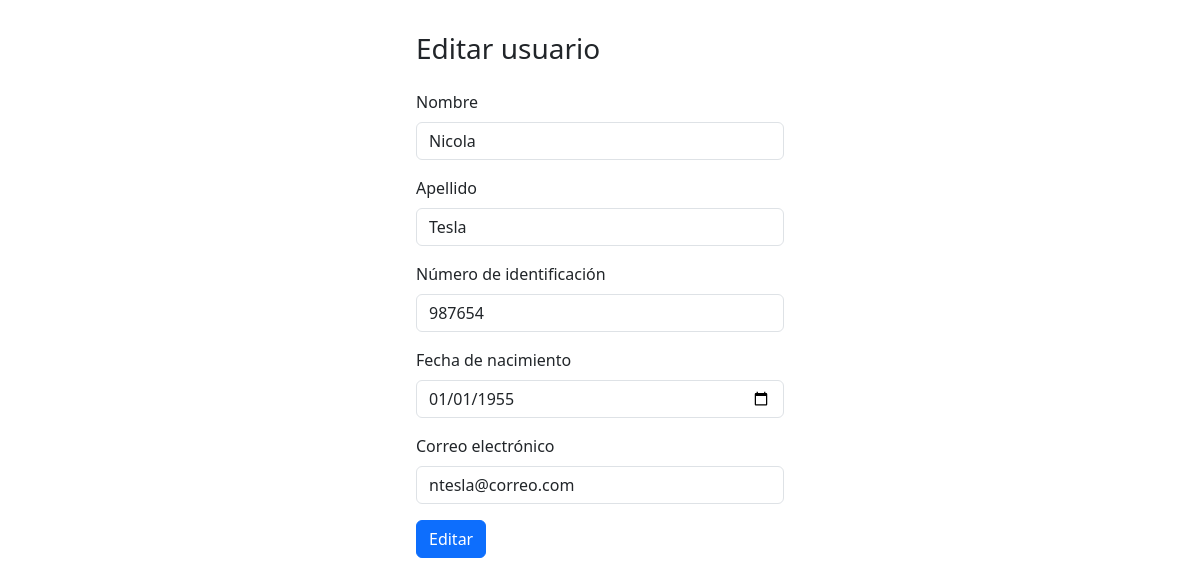
The page /editarUsuario-view.php?id=2 on the database its author committed.
### tables this page shows
CREATE TABLE `persona` (
  `id` int(11) NOT NULL,
  `nombre` varchar(200) NOT NULL,
  `apellido` varchar(200) NOT NULL,
  `cc` int(100) NOT NULL,
  `fecha_nac` date NOT NULL,
  `email` varchar(200) NOT NULL
);

### controller/editar.php (called while the page is built, shortened)
<?php
include_once (__DIR__ . '/../model/conexion.php');
include_once (__DIR__ . '/../model/obtenerDatos.php');
if ($_SERVER['REQUEST_METHOD'] === 'POST') {
    var_dump($_POST);
    $id = $_POST['id'] ?? null;
    if (empty($id) || !is_numeric($id) || intval($id) <= 0) {
        die("ID no válido o no proporcionado.");
    }
    $id = intval($id);
    $id = $_POST["id"] ?? null;
    $nombre = $_POST["nombre"] ?? null;
    $apellido = $_POST["apellido"] ?? null;
    $cc = $_POST["cc"] ?? null;
    $fecha_nac = $_POST["fecha-nacimiento"] ?? null;
    $email = $_POST["email"] ?? null;
    if (empty($nombre) || empty($apellido) || empty($cc) || empty($fecha_nac) || empty($email)) {
        die("Todos los campos son obligatorios.");
    }
     $exito = actualizarUsuario($conexion, $id, $nombre, $apellido, $cc, $fecha_nac, $email);
     if ($exito) {
         header("Location: ../index.php?mensaje=Usuario actualizado con éxito");
         exit();
     } else {
         header("Location: ../index.php?mensaje=Error al actualizar el usuario");
         exit();
     }
} else {
    $id = $_GET["id"] ?? null;
    $id = intval($id);
    $persona = obtenerPersonaPorId($conexion, $id);
}
?>

### model/obtenerDatos.php (called while the page is built, shortened)
<?php
function obtenerPersonaPorId($conexion, $id) {
    $stmt = $conexion->prepare("SELECT * FROM persona WHERE id = ?");
    if (!$stmt->bind_param("i", $id)) {
        die("Error en el binding de parámetros: " . $stmt->error);
    }
    if (!$stmt->execute()) {
        die("Error al ejecutar la consulta: " . $stmt->error);
    }
    $resultado = $stmt->get_result();
    return $resultado->fetch_object();
}

### editarUsuario-view.php (the view, shortened to what this page needs)
<?php
include_once "controller/editar.php";
?>
<!DOCTYPE html>
<html lang="en">
<head>
    <link href="https://cdn.jsdelivr.net/npm/bootstrap@5.3.3/dist/css/bootstrap.min.css" rel="stylesheet">
</head>
<body>
    <form class="col-4 p-3 m-auto" method="POST" action="controller/editar.php">
        <h3 class="py-3">Editar usuario</h3>
        <div class="mb-3">
            <label for="nombre" class="form-label">Nombre</label>
            <input type="text" class="form-control" name="nombre" value="<?= htmlspecialchars($persona->nombre) ?>">
        </div>
        <div class="mb-3">
            <label for="apellido" class="form-label">Apellido</label>
            <input type="text" class="form-control" name="apellido" value="<?= htmlspecialchars($persona->apellido) ?>">
        </div>
        <div class="mb-3">
            <label for="cc" class="form-label">Número de identificación</label>
            <input type="number" class="form-control" name="cc" value="<?= htmlspecialchars($persona->cc) ?>">
        </div>
        <div class="mb-3">
            <label for="fecha-nacimiento" class="form-label">Fecha de nacimiento</label>
            <input type="date" class="form-control" name="fecha-nacimiento" value="<?= htmlspecialchars($persona->fecha_nac) ?>">
        </div>
        <div class="mb-3">
            <label for="email" class="form-label">Correo electrónico</label>
            <input type="email" class="form-control" name="email" value="<?= htmlspecialchars($persona->email) ?>">
        </div>
        <button type="submit" class="btn btn-primary" name="btneditar" value="ok">Editar</button>
    </form>
</body>
</html>

### rows shown on the page
persona: nombre "Nicola", apellido "Tesla", cc "987654", fecha-nacimiento "01/01/1955", email "ntesla@correo.com"
